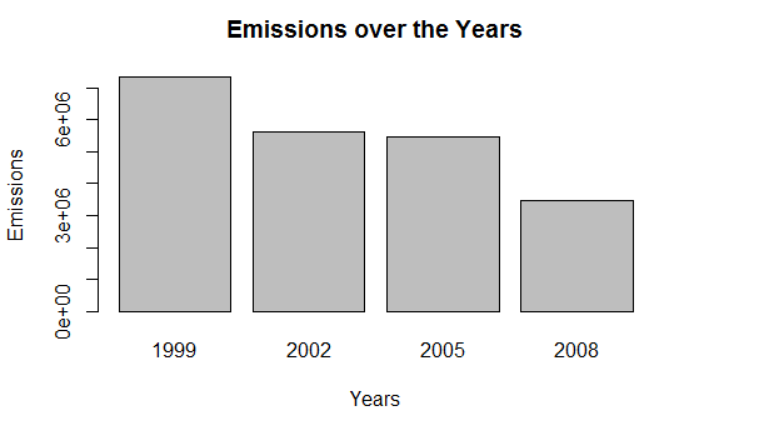

R code for this plot:
# Plotting barplot plot1
NEI[, Emissions := lapply(.SD, as.numeric), .SDcols = c("Emissions")]

totalNEI <- NEI[, lapply(.SD, sum, na.rm = TRUE), .SDcols = c("Emissions"), by = year]

png(filename='plot1.png')

barplot(totalNEI[, Emissions]
        , names = totalNEI[, year]
        , xlab = "Years", ylab = "Emissions"
        , main = "Emissions over the Years")
        
dev.off()
